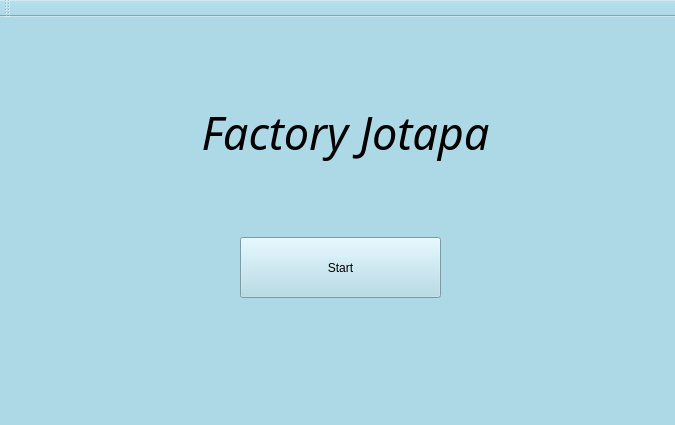
<?xml version="1.0" encoding="UTF-8"?>
<ui version="4.0">
 <class>MainWindow</class>
 <widget class="QMainWindow" name="MainWindow">
  <property name="geometry">
   <rect>
    <x>0</x>
    <y>0</y>
    <width>675</width>
    <height>425</height>
   </rect>
  </property>
  <property name="windowTitle">
   <string>TareaCorta</string>
  </property>
  <property name="styleSheet">
   <string notr="true">QWidget{background-color:lightblue}</string>
  </property>
  <widget class="QWidget" name="centralWidget">
   <widget class="QLabel" name="label">
    <property name="geometry">
     <rect>
      <x>120</x>
      <y>60</y>
      <width>451</width>
      <height>111</height>
     </rect>
    </property>
    <property name="font">
     <font>
      <family>Umpush</family>
      <pointsize>34</pointsize>
      <italic>true</italic>
     </font>
    </property>
    <property name="styleSheet">
     <string notr="true"/>
    </property>
    <property name="text">
     <string>Factory Jotapa</string>
    </property>
    <property name="alignment">
     <set>Qt::AlignCenter</set>
    </property>
   </widget>
   <widget class="QPushButton" name="pushButton">
    <property name="geometry">
     <rect>
      <x>240</x>
      <y>220</y>
      <width>201</width>
      <height>61</height>
     </rect>
    </property>
    <property name="text">
     <string>Start</string>
    </property>
   </widget>
  </widget>
  <widget class="QMenuBar" name="menuBar">
   <property name="geometry">
    <rect>
     <x>0</x>
     <y>0</y>
     <width>675</width>
     <height>22</height>
    </rect>
   </property>
  </widget>
  <widget class="QToolBar" name="mainToolBar">
   <attribute name="toolBarArea">
    <enum>TopToolBarArea</enum>
   </attribute>
   <attribute name="toolBarBreak">
    <bool>false</bool>
   </attribute>
  </widget>
  <widget class="QStatusBar" name="statusBar"/>
 </widget>
 <layoutdefault spacing="6" margin="11"/>
 <resources/>
 <connections/>
</ui>
